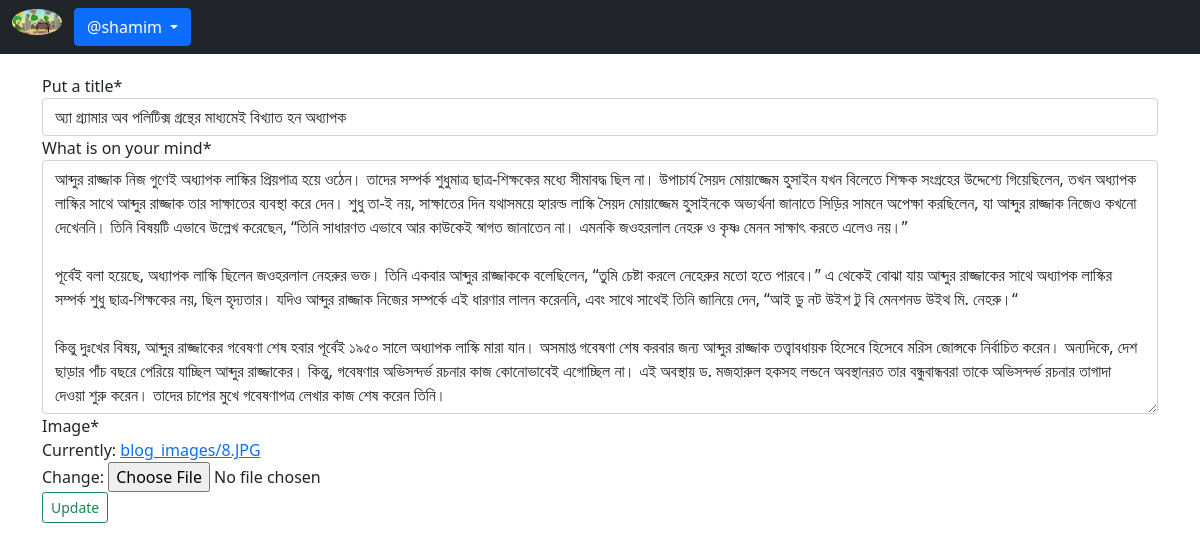
Page /blog/edit_blog/2/ (signed in) on the committed database.
### App_Blog/models.py (models this page shows, shortened)
class Blog(models.Model):
    author = models.ForeignKey(User, on_delete=models.CASCADE, related_name='post_author')
    blog_title = models.CharField(max_length=264, verbose_name='Put a title')
    slug = models.SlugField(allow_unicode=True, unique=True, max_length=264, null=True, blank=True)
    blog_content = models.TextField(verbose_name='What is on your mind')
    blog_image = models.ImageField(upload_to='blog_images', verbose_name='Image')
    publish_date = models.DateTimeField(auto_now_add=True)
    update_date = models.DateTimeField(auto_now=True)
    class Meta:
        ordering = ['-publish_date']

### App_Blog/views.py (the view, shortened to what this page needs)
# urls.py: path('edit_blog/<pk>/', views.UpdateBlog.as_view(), name='edit_blog')
class UpdateBlog(LoginRequiredMixin, UpdateView):
    model = Blog
    fields = ('blog_title', 'blog_content', 'blog_image')
    template_name = 'App_blog/edit_blog.html'

### templates/App_Blog/edit_blog.html (shortened to what this page needs)
{% extends 'base.html' %}
{% load crispy_forms_tags %}
{% block body_block %}
    {% if blog.author == user %}
        <form method="POST">
            {{ form|crispy }}
            <button type="submit" class="btn btn-outline-success btn-sm"> Update </button>
    {% else %}
            <p> You are not to allow to edit this page.not found 404</p>
        </form>
    {% endif %}
{% endblock %}

### templates/base.html (shortened to what this page needs)
<!DOCTYPE html>
<html lang="en">
<head>
    <link href="https://cdn.jsdelivr.net/npm/bootstrap@5.0.2/dist/css/bootstrap.min.css" rel="stylesheet">
    <link href="https://maxcdn.bootstrapcdn.com/font-awesome/4.7.0/css/font-awesome.min.css" rel="stylesheet">
</head>
<body>
    <nav class="navbar navbar-expand-sm bg-dark navbar-dark">
        <ul class="navbar-nav">
            <li class="nav-item">
                <div class="container-fluid">
                    <a class="nav-item-active" href="{% url 'Index' %}"><img src="/media/profile_pics/logo.png" width="50px" class="rounded-circle"></a>
                </div>
            </li>
            {% if user.is_authenticated %}
            <div class=" dropdown">
                <a class="btn btn-primary dropdown-toggle" href="#" data-bs-toggle="dropdown">
                    @{{ user.username }}
                </a>
            </div>
            {% endif %}
        </ul>
    </nav>
    <div class="container" style="padding-top: 20px">
        {% block body_block %}
        {% endblock %}
    </div>
</body>
</html>

### rows in the picture
Blog: blog_title "অ্যা গ্র্যামার অব পলিটিক্স গ্রন্থের মাধ্যমেই বিখ্যাত হন অধ্যাপক", blog_content "আব্দুর রাজ্জাক নিজ গুণেই অধ্যাপক লাস্কির প্রিয়পাত্র হয়ে ওঠেন। তাদের সম্পর্ক শুধুমাত্র ছাত্র-শিক্ষকের মধ্যে সীমাবদ্ধ ছিল না। উপাচার্য সৈয়দ মোয়াজ্জেম হুসাইন যখন বিলেতে শিক্ষক সংগ্রহের উদ্দেশ্যে গিয়েছিলেন, তখন অধ্যাপক লাস্কির সাথে আব্দুর রাজ্জাক তার সাক্ষাতের ব্যবস্থা করে দেন। শুধু তা-ই নয়, সাক্ষাতের দিন যথাসময়ে হ্যারল্ড লাস্কি সৈয়দ মোয়াজ্জেম হুসাইনকে অভ্যর্থনা জানাতে সিড়ির সামনে অপেক্ষা করছিলেন, যা আব্দুর রাজ্জাক নিজেও কখনো দেখেননি। তিনি বিষয়টি এভাবে উল্লেখ করেছেন, “তিনি সাধারণত এভাবে আর কাউকেই স্বাগত জানাতেন না। এমনকি জওহরলাল নেহরু ও কৃষ্ণ মেনন সাক্ষাৎ করতে এলেও নয়।” পূর্বেই বলা হয়েছে, অধ্যাপক লাস্কি ছিলেন জওহরলাল নেহরুর ভক্ত। তিনি একবার আব্দুর রাজ্জাককে বলেছিলেন, “তুমি চেষ্টা…"

### other values in the picture
{{ user.username }} "shamim"
